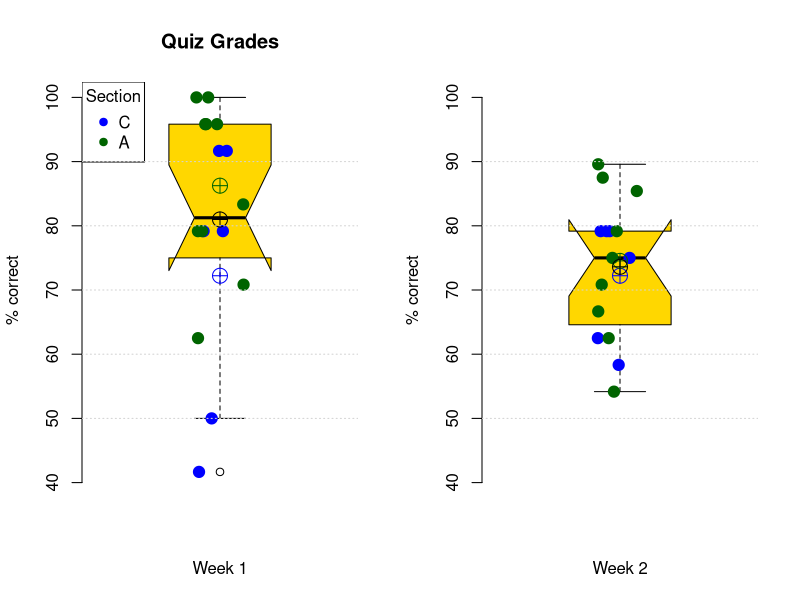

Write R code to recreate this figure.
# set multi-panel
par(mfrow=c(1,2))

#Week 1 ----
C1 <- c(11,9.5,6,9.5,11,5)
A1 <- c(12,12,11.5,7.5,11.5,10,11.5,9.5,8.5,9.5)

boxplot(100*c(C1,A1)/12, 
        ylim=c(40,100),
        main="Quiz Grades",
        names = "1",
        ylab="% correct",xlab="Week 1",frame=F,notch=T,col="gold")
stripchart(100*C1/12,col = "blue",pch=19,method = "jitter",vertical = T,add=T,cex=1.5)
stripchart(100*A1/12,col = "darkgreen",pch=19,method = "jitter",vertical = T,add=T,cex=1.5)
points(mean(100*C1/12),col="blue",pch=10,cex=2)
points(mean(100*A1/12),col="darkgreen",pch=10,cex=2)
points(mean(100*c(A1,C1)/12),col="black",pch=10,cex=2)
legend("topleft",title = "Section",legend = c("C","A"),pch=19,col = c("blue","darkgreen"))
abline(h = c(90,80,70,60,50),lty=3,col="lightgray")


#Week 2 ----
C2 <- c(9.5,9,9.5,9.5,7,7.5)
A2 <- c(10.75,8.5,7.5,10.25,8,10.5,9,9.5, 6.5)

boxplot(100*c(C2,A2)/12,ylim=c(40,100),
        #main="Weekly Quiz Grade",
        names = "1",
        ylab="% correct",xlab="Week 2",frame=F,notch=T, col="gold")
stripchart(100*C2/12,col = "blue",pch=19,method = "jitter",vertical = T,add=T,cex=1.5)
stripchart(100*A2/12,col = "darkgreen",pch=19,method = "jitter",vertical = T,add=T,cex=1.5)
points(mean(100*C2/12),col="blue",pch=10,cex=2)
points(mean(100*A2/12),col="darkgreen",pch=10,cex=2)
points(mean(100*c(A2,C2)/12),col="black",pch=10,cex=2)
abline(h = c(90,80,70,60,50),lty=3,col="lightgray")
